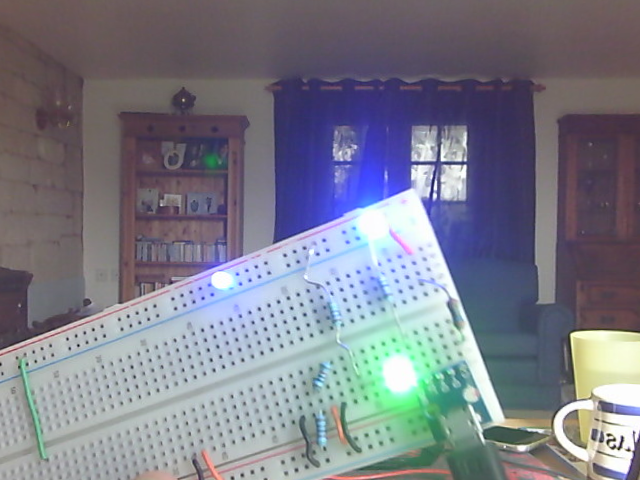
//> input picture template_images/LedTracker1.png, 640 x 480 px; the run also reads 1 picture not shown here
$ ./main ../template_images/LedTracker1.png ../template_images/LedTracker2.png ../template_images/LedTracker2.png ../template_images/LedTracker2.png   (built with g++ and OpenCV 4)
//> lines starting //> are read from the running program, lines starting //| are printed output that depends on the picture
### led_tracker_final/include/camera.hpp
#ifndef __CAMERA_HPP__
#define __CAMERA_HPP__

#include <opencv2/opencv.hpp>

class Camera {
public:
    Camera(float fu, float fv, float cu, float cv,
           float k1, float k2, float p1, float p2,
           unsigned int camera_num);
    ~Camera();

    void get_image(cv::Mat &dest);
    void get_image(cv::Mat &dest, cv::Mat &raw);

    // Calculate the ray corresponding to a point on the camera's image
    cv::Vec3f get_ray(cv::Point2f p);

    bool isOpened() { return !failed_; };

private:
    // The actual camera
    cv::VideoCapture cap_;

    // Camera intrinsic matrix
    cv::Matx33f intrinsic_;

    // Camera distortion coefficients
    cv::Mat distCoeffs_;

    // Failed to open camera if true
    bool failed_;
};

#endif // __CAMERA_HPP__

### template_matching_test/include/camera.hpp
#ifndef __CAMERA_HPP__
#define __CAMERA_HPP__

#include <opencv2/opencv.hpp>

class Camera {
public:
    Camera(int height, int width, float fu, float fv, float cu, float cv,
                                  float k1, float k2, float p1, float p2,
                                  unsigned int camera_num);
    ~Camera();

    void get_image(cv::Mat &dest);
    void get_image(cv::Mat &dest, cv::Mat &raw);

    bool isOpened() { return !failed_; };

private:
    // The actual camera
    cv::VideoCapture cap_;

    // Camera intrinsic matrix
    cv::Mat intrinsic_;

    // Camera distortion coefficients
    cv::Mat distCoeffs_;

    // Image size
    int height_, width_;

    // Focal Lengths
    float fu_, fv_;

    // Image center
    float cu_, cv_;

    // Camera distortion parameters
    float k1_, k2_, p1_, p2_;

    // Failed to open camera if true
    bool failed_;
};

#endif // __CAMERA_HPP__

### template_matching_test/include/led_tracker.hpp
#ifndef __LED_TRACKER_HPP__
#define __LED_TRACKER_HPP__

// OpenCV hue ranges from 0 to 179

// HSV blue is 120
#define BLUE_HUE_MAX 125
#define BLUE_HUE_MIN 112
// HSV green is 60
#define GREEN_HUE_MAX 72
#define GREEN_HUE_MIN 53

// Saturation ranges from 0 to 255

#define BLUE_SAT_MAX 25
#define BLUE_SAT_MIN 0
#define GREEN_SAT_MAX 25
#define GREEN_SAT_MIN 0

// Value ranges from 0 to 255

#define BLUE_VAL_MAX 255
#define BLUE_VAL_MIN 245
#define GREEN_VAL_MAX 255
#define GREEN_VAL_MIN 245

// When finding the colour of an LED, what is the largest search multiplier?
#define CIRCLE_MULT_MAX 4.0f
#define CIRCLE_MULT_MIN 2.0f
#define CIRCLE_MULT_STEP 0.1f


#include <opencv2/opencv.hpp>
#include <vector>
#include <math.h>

// Available colours to look for
enum LedColour {
    BLUE,
    GREEN
};

// Struct to store position and size of LED illumination
struct LedPos {
    cv::Point center;
    float average_radius;
};


// Circles all LEDs of colour *led_colour* in *src_img* and outputs
// the cicles on *dest_img* in the colour *bgr_draw_colour*
void circle_led(cv::Mat &src_img,
                cv::Mat &dest_img,
                LedColour led_colour,
                cv::Scalar bgr_draw_colour);

// Locates all LEDs of colour *led_colour* in the image *src_img*
std::vector<LedPos> find_leds(cv::Mat &src_img, LedColour led_colour);

// Finds the center and average radius of a single *contour*,
// used by *find_leds*
LedPos find_led_pos(std::vector<cv::Point> contour);

// Gets the corresponding *min* and *max* threshold values for a
// given *led_colour*
void get_colour_threshold_min_max(LedColour led_colour,
                                  cv::Scalar &min,
                                  cv::Scalar &max);

// Takes an image (in BGR) *src* and splits it into 3 HSV channels.
// Binary thresholds each channel according to *min* and *max*
// values and outputs to the 3 images *dest*
void split_and_threshold_channels(cv::Mat &src,
                                  cv::Mat *dest,
                                  cv::Scalar min,
                                  cv::Scalar max);

#endif // __LED_TRACKER_HPP__

### template_matching_test/main.cpp
#include <iostream>
#include <opencv2/opencv.hpp>

#include "led_tracker.hpp"
#include "camera.hpp"

int main(int argc, char **argv) {
    if(argc != 5) {
        std::cout << "Usage: "
                  << argv[0]
                  << " <blue_1> <blue_2> <green> <target_image>"
                  << std::endl;
        return -1;
    }

    // Read in the template images
    cv::Mat templates[3];
    for(char i = 0; i < 3; i++) {
        templates[i] = cv::imread(argv[i+1], 0);
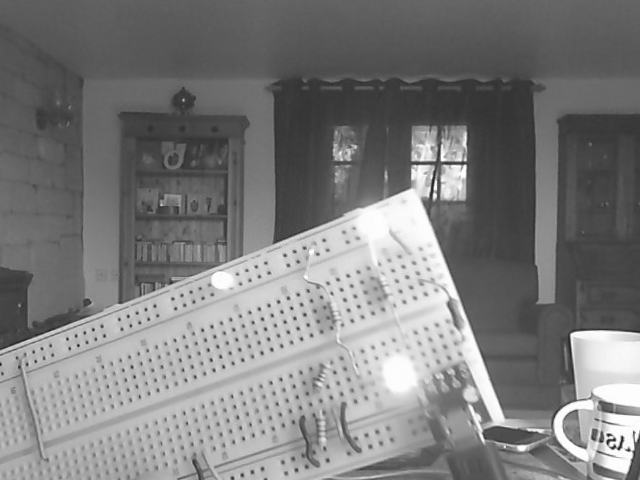
//> templates[0]: 480 rows x 640 cols, CV_8UC1; min 6, max 255, mean 124.8
        cv::resize(templates[i], templates[i], cv::Size(0,0), 0.5, 0.5);
//> templates[0]: 240 rows x 320 cols, CV_8UC1
    }
//> pass 2 of the loop `for(char i = 0; i < 3; i++)`:
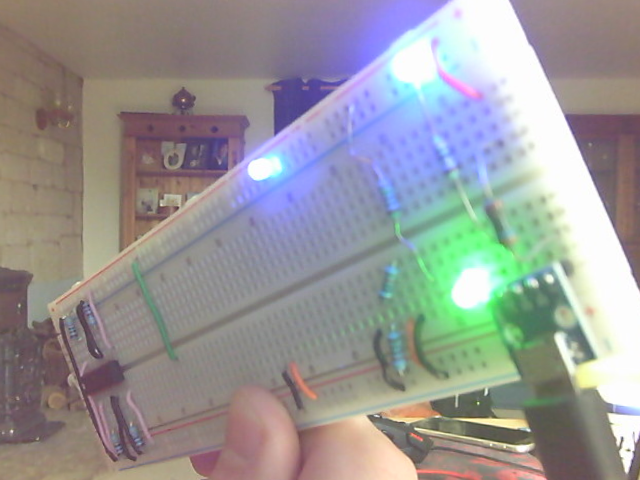
//> input picture template_images/LedTracker2.png, 640 x 480 px
//> `templates[i] = cv::imread(argv[i+1], 0);`:
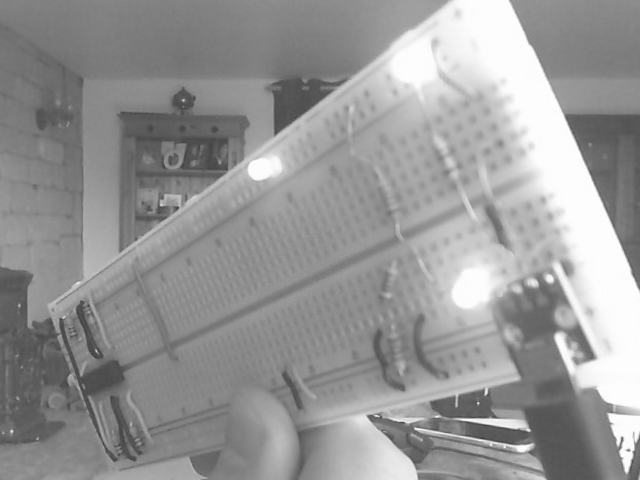
//> templates[1]: 480 rows x 640 cols, CV_8UC1; min 60, max 255, mean 151.2

    // Read in the actual image
    cv::Mat displayFrame = cv::imread(argv[4], 0);

    cv::Mat template_match_res[3];
    cv::Mat test[3];
    for(char i = 0; i < 3; i++) {
        template_match_res[i].create(
            displayFrame.cols - templates[i].cols + 1,
            displayFrame.rows - templates[i].rows + 1,
            CV_32FC1
        );
        template_match_res[i].copyTo(test[i]);
    }

    cv::Mat displayBoxed[3];

    // Match templates
    for(char i = 0; i < 3; i++) {
        // Perform the template matching
        cv::matchTemplate(displayFrame, templates[i],
                          template_match_res[i], CV_TM_CCOEFF_NORMED);
        cv::normalize(template_match_res[i],
                      template_match_res[i],
                      0,
                      1,
                      cv::NORM_MINMAX);

        cv::matchTemplate(displayFrame, templates[i],
                          test[i], CV_TM_CCORR);
        cv::normalize(test[i],
                      test[i],
                      0,
                      1,
                      cv::NORM_MINMAX);

        template_match_res[i] += test[i];
        cv::normalize(template_match_res[i],
                      template_match_res[i],
                      0,
                      1,
                      cv::NORM_MINMAX);

        double minVal, maxVal;
        cv::Point minLoc, maxLoc;
        cv::minMaxLoc(template_match_res[i],
                      &minVal, &maxVal, &minLoc, &maxLoc);

        displayFrame.copyTo(displayBoxed[i]);
        cv::rectangle(displayBoxed[i], maxLoc,
                      cv::Point(maxLoc.x + templates[i].size().width,
                                maxLoc.y + templates[i].size().height),
                      0, 2);
    }
//> this loop made 3 passes
//> (minLoc, maxLoc) on passes 1 to 3: (Point(0, 205), Point(314, 72)), (Point(0, 0), Point(276, 45)), (Point(0, 0), Point(276, 45))

    cv::imshow("Blue 1", templates[0]);
    cv::imshow("Blue 2", templates[1]);
    cv::imshow("Green", templates[2]);

    cv::imshow("Blue 1 res", template_match_res[0]);
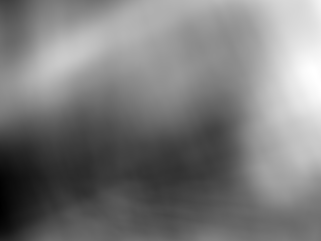
//> window 'Blue 1 res': 241 rows x 321 cols, CV_8UC1; min 0, max 255, mean 122.7
    cv::imshow("Blue 2 res", template_match_res[1]);
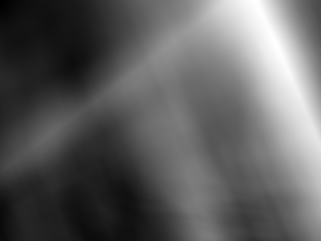
//> window 'Blue 2 res': 241 rows x 321 cols, CV_8UC1; min 0, max 255, mean 94.9
    cv::imshow("Green res", template_match_res[2]);

    cv::imshow("Blue 1 Box", displayBoxed[0]);
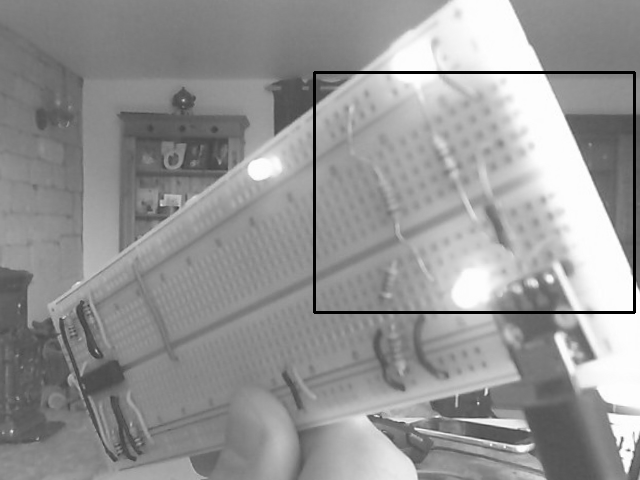
//> window 'Blue 1 Box': 480 rows x 640 cols, CV_8UC1; min 0, max 255, mean 149.4
    cv::imshow("Blue 2 Box", displayBoxed[1]);
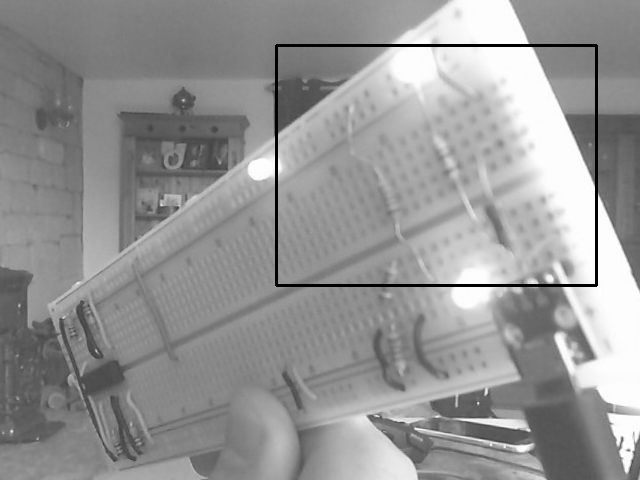
//> window 'Blue 2 Box': 480 rows x 640 cols, CV_8UC1; min 0, max 255, mean 149.3
    cv::imshow("Green Box", displayBoxed[2]);

    // Display the image
    cv::imshow("Raw", displayFrame);

    // 27 is the ESC key
    while(cv::waitKey(0) != 27);
//> the Esc key is pressed

    std::cout << "Key pressed... Closing.\n";
    return 0;
}
